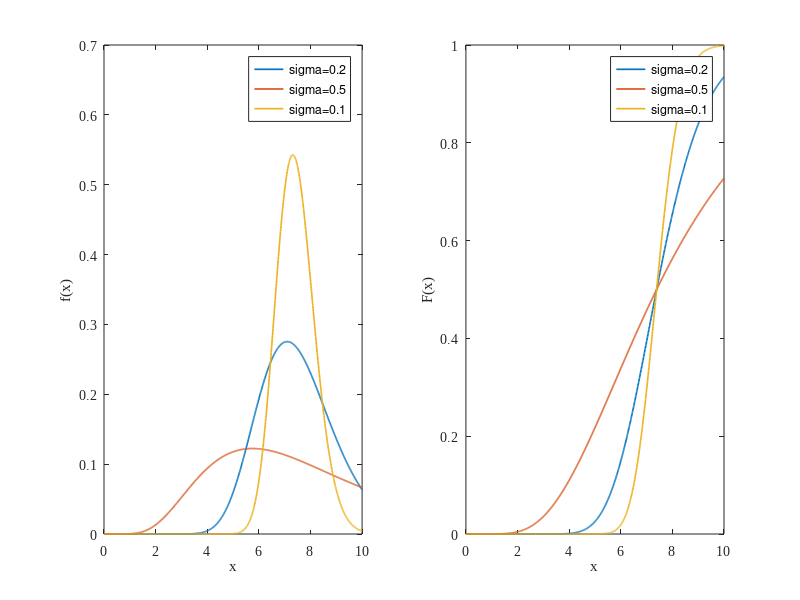

Source code (MATLAB):
%对数正态分布
clear
x=0:0.01:10;
%绘制概率密度分布图
subplot(1,2,1);
y1=lognpdf(x,2,0.2);y2=lognpdf(x,2,0.5);y3=lognpdf(x,2,0.1);
H1=plot(x,y1,x,y2,x,y3);
xlabel("x");ylabel("f(x)");
legend("\sigma=0.2","\sigma=0.5","\sigma=0.1",Location="northwest");
set(H1,"LineWidth",1.2);set(gca,"FontName","Times New Roman");
%绘制累积分布函数图
subplot(1,2,2);
cy1=logncdf(x,2,0.2);cy2=logncdf(x,2,0.5);cy3=logncdf(x,2,0.1);
H2=plot(x,cy1,x,cy2,x,cy3);
xlabel("x");ylabel("F(x)");
legend("\sigma=0.2","\sigma=0.5","\sigma=0.1",Location="northwest");
set(H2,"LineWidth",1.2);set(gca,"FontName","Times New Roman");